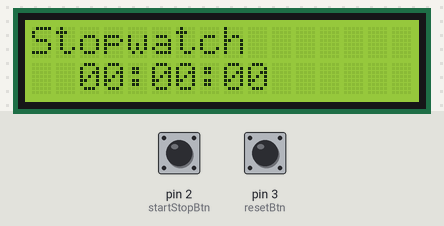
The sketch below on a simulated Arduino Uno, built with avr-gcc and run on an emulated ATmega328P. On the bench: 16×2 character LCD. The test bench sets the inputs (shaded band); at power-on: pin 2 (startStopBtn) HIGH, pin 3 (resetBtn) HIGH.

Above: at 2.2 s.
2.3 s: pin 2 (startStopBtn) pulled LOW for 0.15 s
At 2.63 s:
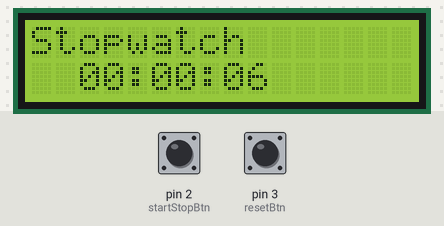
4.1 s: pin 2 (startStopBtn) pulled LOW for 1 s
At 4.7 s:
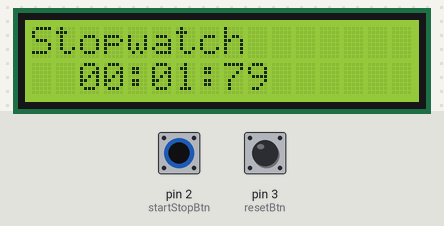
6.6 s: pin 3 (resetBtn) pulled LOW for 0.15 s
At 8.3 s:
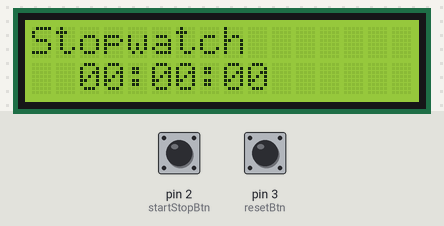
Timing chart, 0 to 9.8 s (numbered marks = the images above; inputs shaded):
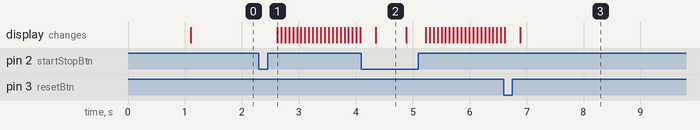

Measured:
- after the input at 2.3 s, the display: changes after 0.32 s (image 1)
- what the display in image 2 shows lasts 0.5 s, from 4.4 s to 4.9 s

The sketch:

stopwatch.ino
```cpp
#include <Wire.h>
#include <LiquidCrystal_I2C.h>

// Inisialisasi LCD (alamat I2C biasanya 0x27 atau 0x3F)
LiquidCrystal_I2C lcd(0x27, 16, 2);

// Pin tombol
const int startStopBtn = 2;
const int resetBtn = 3;

// Variabel stopwatch
unsigned long startTime = 0;
unsigned long elapsedTime = 0;
bool running = false;

void setup() {
  lcd.init();
  lcd.backlight();

  pinMode(startStopBtn, INPUT); // Tombol dengan internal pull-up
  pinMode(resetBtn, INPUT);

  lcd.setCursor(0, 0);
  lcd.print("Stopwatch Ready");
  delay(1000);
  lcd.clear();
}

void loop() {
  // Tombol Start/Stop
  if (digitalRead(startStopBtn) == LOW) {
    delay(200); // debounce
    if (running) {
      // Pause stopwatch
      elapsedTime += millis() - startTime;
      running = false;
    } else {
      // Start stopwatch
      startTime = millis();
      running = true;
    }
  }

  // Tombol Reset
  if (digitalRead(resetBtn) == LOW) {
    delay(200); // debounce
    running = false;
    elapsedTime = 0;
  }

  // Hitung waktu
  unsigned long displayTime = elapsedTime;
  if (running) {
    displayTime += millis() - startTime;
  }

  int milliseconds = (displayTime % 1000) / 10; // tampil 2 digit ms
  int seconds = (displayTime / 1000) % 60;
  int minutes = (displayTime / 60000);

  // Tampilkan di LCD
  lcd.setCursor(0, 0);
  lcd.print("Stopwatch");
  lcd.setCursor(0, 1);
  lcd.print("  ");
  lcd.print(minutes < 10 ? "0" : ""); lcd.print(minutes);
  lcd.print(":");
  lcd.print(seconds < 10 ? "0" : ""); lcd.print(seconds);
  lcd.print(":");
  lcd.print(milliseconds < 10 ? "0" : ""); lcd.print(milliseconds);

  delay(50);
}
```
